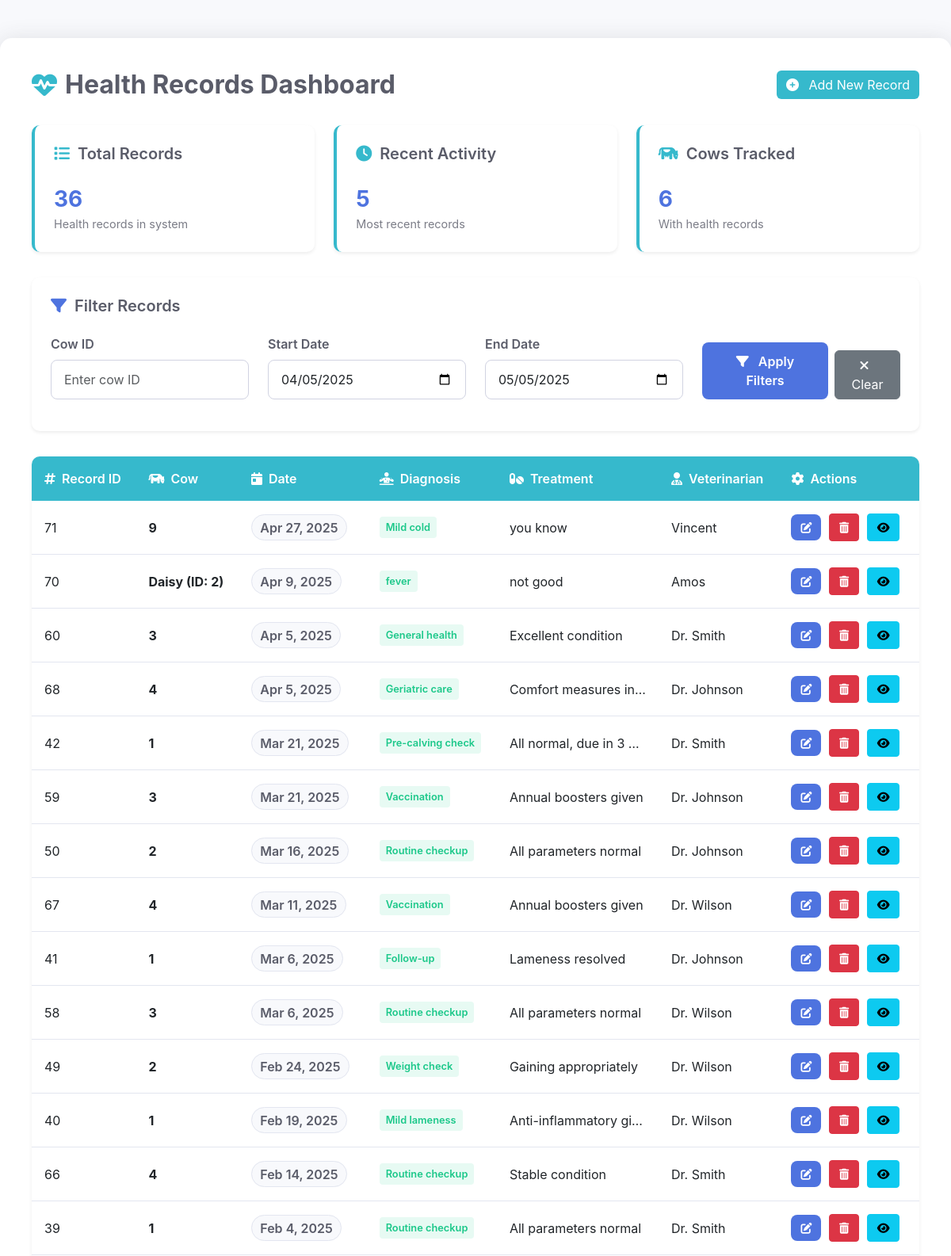
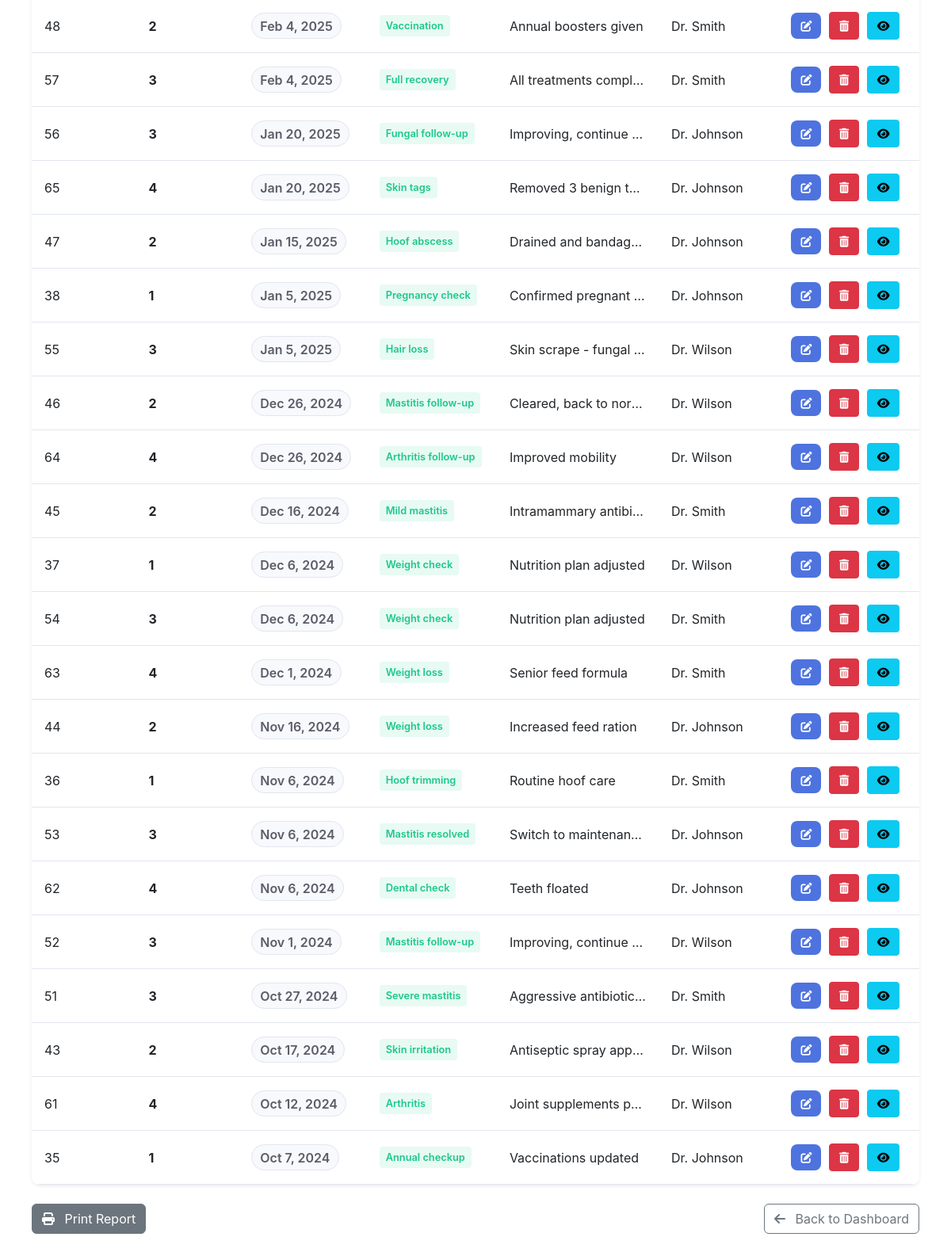
Page /views/health/list.php (signed in) on the committed database (2 pictures, top to bottom).
### tables this page shows
CREATE TABLE `health_records` (
  `id` int(11) NOT NULL,
  `cow_id` varchar(50) NOT NULL,
  `date` date NOT NULL,
  `diagnosis` text NOT NULL,
  `treatment` text DEFAULT NULL,
  `veterinarian` varchar(255) DEFAULT NULL
);

### models/HealthRecord.php (called while the page is built, shortened)
<?php
class HealthRecord {
    private $pdo;
    private $tableName = 'health_records';
    public function __construct($pdo) {
        $this->pdo = $pdo;
    }
    public function getHealthRecords(int $cowId = null, string $startDate = null, string $endDate = null): array {
        try {
            $sql = "SELECT id, cow_id, date, diagnosis, treatment, veterinarian FROM " . $this->tableName;
            $params = [];
            $sql .= " ORDER BY date DESC";
            $stmt = $this->pdo->prepare($sql);
            $stmt->execute($params);
            return $stmt->fetchAll(PDO::FETCH_ASSOC);
        } catch (PDOException $e) {
            error_log("Database error (getHealthRecords): " . $e->getMessage());
            return [];
        }
    }
}
?>

### Views/health/list.php (the view, shortened to what this page needs)
<?php
require_once '../../config/database.php';
require_once '../../models/HealthRecord.php';
$healthRecord = new HealthRecord($pdo);
$cowId = isset($_GET['cow_id']) ? (int)$_GET['cow_id'] : null;
$startDate = isset($_GET['start_date']) ? $_GET['start_date'] : null;
$endDate = isset($_GET['end_date']) ? $_GET['end_date'] : null;
$records = $healthRecord->getHealthRecords($cowId, $startDate, $endDate);
$cowNames = [];
try {
    $stmt = $pdo->query("SELECT id, cow_id, name FROM cows");
    while ($row = $stmt->fetch(PDO::FETCH_ASSOC)) {
        $cowNames[$row['id']] = $row['name'] . ' (ID: ' . $row['cow_id'] . ')';
    }
} catch (PDOException $e) {
    error_log("Error fetching cow names: " . $e->getMessage());
}
$recordCount = count($records);
?>
<!DOCTYPE html>
<html lang="en">
<head>
    <link href="https://cdn.jsdelivr.net/npm/bootstrap@5.3.0/dist/css/bootstrap.min.css" rel="stylesheet">
    <link rel="stylesheet" href="https://cdnjs.cloudflare.com/ajax/libs/font-awesome/6.4.0/css/all.min.css">
</head>
<body>
    <div class="container dashboard-container">
        <div class="page-header">
            <h2><i class="fas fa-heartbeat"></i> Health Records Dashboard</h2>
            <a href="add.php" class="btn btn-health">
                <i class="fas fa-plus-circle me-2"></i> Add New Record
            </a>
        </div>
        <div class="row stats-row">
            <div class="col-md-4">
                <div class="stats-card">
                    <h5><i class="fas fa-list"></i> Total Records</h5>
                    <div class="stat-value"><?php echo $recordCount; ?></div>
                    <div class="stat-label">Health records in system</div>
                </div>
            </div>
            <div class="col-md-4">
                <div class="stats-card">
                    <h5><i class="fas fa-clock"></i> Recent Activity</h5>
                    <div class="stat-value"><?php echo min(5, $recordCount); ?></div>
                    <div class="stat-label">Most recent records</div>
                </div>
            </div>
            <div class="col-md-4">
                <div class="stats-card">
                    <h5><i class="fas fa-cow"></i> Cows Tracked</h5>
                    <div class="stat-value">
                        <?php
                        if ($recordCount > 0) {
                            $uniqueCows = array_unique(array_column($records, 'cow_id'));
                            echo count($uniqueCows);
                        } else {
                            echo '0';
                        }
                        ?>
                    </div>
                    <div class="stat-label">With health records</div>
                </div>
            </div>
        </div>
        <div class="filter-card">
            <h5><i class="fas fa-filter"></i> Filter Records</h5>
            <form method="get" action="list.php">
                <div class="row">
                    <div class="col-md-3 mb-3">
                        <label for="cow_id" class="form-label">Cow ID</label>
                        <input type="number" name="cow_id" id="cow_id" class="form-control"
                               placeholder="Enter cow ID"
                               value="<?php echo htmlspecialchars($cowId ?? ''); ?>">
                    </div>
                    <div class="col-md-3 mb-3">
                        <label for="start_date" class="form-label">Start Date</label>
                        <input type="date" name="start_date" id="start_date" class="form-control"
                               value="<?php echo htmlspecialchars($startDate ?? ''); ?>">
                    </div>
                    <div class="col-md-3 mb-3">
                        <label for="end_date" class="form-label">End Date</label>
                        <input type="date" name="end_date" id="end_date" class="form-control"
                               value="<?php echo htmlspecialchars($endDate ?? ''); ?>">
                    </div>
                    <div class="col-md-3 d-flex align-items-end mb-3">
                        <button type="submit" class="btn btn-primary me-2">
                            <i class="fas fa-filter me-2"></i> Apply Filters
                        </button>
                        <a href="list.php" class="btn btn-secondary">
                            <i class="fas fa-times me-2"></i> Clear
                        </a>
                    </div>
                </div>
            </form>
        </div>
        <div class="table-responsive">
            <table class="table table-hover">
                <thead>
                    <tr>
                        <th><i class="fas fa-hashtag me-2"></i>Record ID</th>
                        <th><i class="fas fa-cow me-2"></i>Cow</th>
                        <th><i class="fas fa-calendar-day me-2"></i>Date</th>
                        <th><i class="fas fa-diagnoses me-2"></i>Diagnosis</th>
                        <th><i class="fas fa-pills me-2"></i>Treatment</th>
                        <th><i class="fas fa-user-md me-2"></i>Veterinarian</th>
                        <th><i class="fas fa-cog me-2"></i>Actions</th>
                    </tr>
                </thead>
                <tbody>
                    <?php if (empty($records)): ?>
                        <tr>
                            <td colspan="7">
                                <div class="empty-state">
                                    <i class="fas fa-heartbeat"></i>
                                    <h4>No Health Records Found</h4>
                                    <p>Try adjusting your filters or add new records.</p>
                                    <a href="add.php" class="btn btn-health mt-2">
                                        <i class="fas fa-plus-circle me-2"></i> Add New Record
                                    </a>
                                </div>
                            </td>
                        </tr>
                    <?php else: ?>
                        <?php foreach ($records as $record): ?>
                            <tr>
                                <td><?php echo htmlspecialchars($record['id']); ?></td>
                                <td>
                                    <strong><?php echo htmlspecialchars($cowNames[$record['cow_id']] ?? $record['cow_id']); ?></strong>
                                </td>
                                <td>
                                    <span class="badge-date">
                                        <?php echo date('M j, Y', strtotime($record['date'])); ?>
                                    </span>
                                </td>
                                <td>
                                    <span class="diagnosis-badge <?php echo strpos(strtolower($record['diagnosis']), 'urgent') !== false ? 'diagnosis-urgent' : 'diagnosis-routine'; ?>">
                                        <?php echo htmlspecialchars($record['diagnosis']); ?>
                                    </span>
                                </td>
                                <td class="treatment-preview" title="<?php echo htmlspecialchars($record['treatment']); ?>">
                                    <?php echo htmlspecialchars(substr($record['treatment'], 0, 50) . (strlen($record['treatment']) > 50 ? '...' : '')); ?>
                                </td>
                                <td><?php echo htmlspecialchars($record['veterinarian']); ?></td>
                                <td class="action-buttons">
                                    <a href="edit.php?id=<?php echo $record['id']; ?>" class="btn btn-sm btn-primary" title="Edit">
                                        <i class="fas fa-edit"></i>
                                    </a>
                                    <a href="delete.php?id=<?php echo $record['id']; ?>" class="btn btn-sm btn-danger" title="Delete" onclick="return confirm('Are you sure you want to delete this health record?')">
                                        <i class="fas fa-trash-alt"></i>
                                    </a>
                                    <a href="view.php?id=<?php echo $record['id']; ?>" class="btn btn-sm btn-info" title="View Details">
                                        <i class="fas fa-eye"></i>
                                    </a>
                                </td>
                            </tr>
                        <?php endforeach; ?>
                    <?php endif; ?>
                </tbody>
            </table>
        </div>
        <div class="d-flex justify-content-between mt-4">
            <button onclick="printReport()" class="btn btn-secondary">
                <i class="fas fa-print me-2"></i> Print Report
            </button>
            <a href="http://localhost/Dairy/index.php" class="btn btn-outline-secondary">
                <i class="fas fa-arrow-left me-2"></i> Back to Dashboard
            </a>
        </div>
    </div>
</body>
</html>

### Views/health/list.php (style rules this page uses)
:root { --primary-color: #4e73df; --secondary-color: #1cc88a; --danger-color: #e74a3b; --health-color: #36b9cc; --dark-color: #5a5c69; --light-color: #f8f9fc; }
body { background-color: var(--light-color); font-family: 'Nunito', -apple-system, BlinkMacSystemFont, 'Segoe UI', Roboto, sans-serif; background-image: linear-gradient(180deg, var(--light-color) 10%, #e8f7fa 100%); min-height: 100vh; }
.dashboard-container { background: white; padding: 2.5rem; border-radius: 15px; box-shadow: 0 0.15rem 1.75rem 0 rgba(58, 59, 69, 0.15); margin: 3rem auto; max-width: 1200px; }
.page-header { color: var(--dark-color); margin-bottom: 2rem; display: flex; justify-content: space-between; align-items: center; flex-wrap: wrap; }
.page-header h2 { font-weight: 700; margin: 0; display: flex; align-items: center; }
.page-header h2 i { color: var(--health-color); margin-right: 10px; }
.stats-card { background: white; border-radius: 10px; box-shadow: 0 0.125rem 0.25rem rgba(0, 0, 0, 0.075); padding: 1.5rem; margin-bottom: 2rem; border-left: 4px solid var(--health-color); }
.stats-card h5 { color: var(--dark-color); margin-bottom: 1.5rem; font-weight: 600; display: flex; align-items: center; }
.stats-card h5 i { margin-right: 10px; color: var(--health-color); }
.stat-value { font-size: 1.75rem; font-weight: 700; color: var(--primary-color); }
.stat-label { font-size: 0.9rem; color: var(--dark-color); opacity: 0.8; }
.filter-card { background: white; border-radius: 10px; box-shadow: 0 0.125rem 0.25rem rgba(0, 0, 0, 0.075); padding: 1.5rem; margin-bottom: 2rem; }
.filter-card h5 { color: var(--dark-color); margin-bottom: 1.5rem; font-weight: 600; display: flex; align-items: center; }
.filter-card h5 i { margin-right: 10px; color: var(--primary-color); }
.form-label { font-weight: 600; color: var(--dark-color); margin-bottom: 0.5rem; }
.form-control { border-radius: 8px; padding: 0.75rem 1rem; border: 1px solid #d1d3e2; }
.btn-primary { background-color: var(--primary-color); border: none; padding: 0.75rem 1.5rem; font-weight: 600; border-radius: 8px; }
.btn-health { background-color: var(--health-color); border: none; color: white; }
.table-responsive { border-radius: 10px; overflow: hidden; box-shadow: 0 0.125rem 0.25rem rgba(0, 0, 0, 0.075); }
.table { margin-bottom: 0; }
.table thead th { background-color: var(--health-color); color: white; font-weight: 600; border: none; padding: 1rem; }
.table tbody tr { transition: all 0.2s; }
.table tbody td { padding: 1rem; vertical-align: middle; border-color: #e3e6f0; }
.badge-date { background-color: #f8f9fc; color: var(--dark-color); font-weight: 600; padding: 0.35rem 0.65rem; border-radius: 50px; border: 1px solid #e3e6f0; }
.action-buttons .btn { padding: 0.375rem 0.75rem; margin-right: 5px; }
.diagnosis-badge { display: inline-block; padding: 0.25rem 0.5rem; border-radius: 4px; font-size: 0.8rem; font-weight: 600; }
.diagnosis-routine { background-color: rgba(28, 200, 138, 0.1); color: var(--secondary-color); }
.treatment-preview { max-width: 200px; white-space: nowrap; overflow: hidden; text-overflow: ellipsis; }

### rows in the picture
health_records: id "71", cow "9", date "Apr 27, 2025", diagnosis "Mild cold", treatment "you know", veterinarian "Vincent"
health_records: id "70", cow "Daisy (ID: 2)", date "Apr 9, 2025", diagnosis "fever", treatment "not good", veterinarian "Amos"
health_records: id "60", cow "3", date "Apr 5, 2025", diagnosis "General health", treatment "Excellent condition", veterinarian "Dr. Smith"
health_records: id "68", cow "4", date "Apr 5, 2025", diagnosis "Geriatric care", treatment "Comfort measures in…", veterinarian "Dr. Johnson"
health_records: id "42", cow "1", date "Mar 21, 2025", diagnosis "Pre-calving check", treatment "All normal, due in 3…", veterinarian "Dr. Smith"
health_records: id "59", cow "3", date "Mar 21, 2025", diagnosis "Vaccination", treatment "Annual boosters given", veterinarian "Dr. Johnson"
health_records: id "50", cow "2", date "Mar 16, 2025", diagnosis "Routine checkup", treatment "All parameters normal", veterinarian "Dr. Johnson"
health_records: id "67", cow "4", date "Mar 11, 2025", diagnosis "Vaccination", treatment "Annual boosters given", veterinarian "Dr. Wilson"
health_records: id "41", cow "1", date "Mar 6, 2025", diagnosis "Follow-up", treatment "Lameness resolved", veterinarian "Dr. Johnson"
health_records: id "58", cow "3", date "Mar 6, 2025", diagnosis "Routine checkup", treatment "All parameters normal", veterinarian "Dr. Wilson"
health_records: id "49", cow "2", date "Feb 24, 2025", diagnosis "Weight check", treatment "Gaining appropriately", veterinarian "Dr. Wilson"
health_records: id "40", cow "1", date "Feb 19, 2025", diagnosis "Mild lameness", treatment "Anti-inflammatory gi…", veterinarian "Dr. Wilson"
health_records: id "66", cow "4", date "Feb 14, 2025", diagnosis "Routine checkup", treatment "Stable condition", veterinarian "Dr. Smith"
health_records: id "39", cow "1", date "Feb 4, 2025", diagnosis "Routine checkup", treatment "All parameters normal", veterinarian "Dr. Smith"
health_records: id "48", cow "2", date "Feb 4, 2025", diagnosis "Vaccination", treatment "Annual boosters given", veterinarian "Dr. Smith"
health_records: id "57", cow "3", date "Feb 4, 2025", diagnosis "Full recovery", treatment "All treatments compl…", veterinarian "Dr. Smith"
health_records: id "56", cow "3", date "Jan 20, 2025", diagnosis "Fungal follow-up", treatment "Improving, continue…", veterinarian "Dr. Johnson"
health_records: id "65", cow "4", date "Jan 20, 2025", diagnosis "Skin tags", treatment "Removed 3 benign t…", veterinarian "Dr. Johnson"
health_records: id "47", cow "2", date "Jan 15, 2025", diagnosis "Hoof abscess", treatment "Drained and bandaged", veterinarian "Dr. Johnson"
health_records: id "38", cow "1", date "Jan 5, 2025", diagnosis "Pregnancy check", treatment "Confirmed pregnant…", veterinarian "Dr. Johnson"
health_records: id "55", cow "3", date "Jan 5, 2025", diagnosis "Hair loss", treatment "Skin scrape - fungal…", veterinarian "Dr. Wilson"
health_records: id "46", cow "2", date "Dec 26, 2024", diagnosis "Mastitis follow-up", treatment "Cleared, back to nor…", veterinarian "Dr. Wilson"
health_records: id "64", cow "4", date "Dec 26, 2024", diagnosis "Arthritis follow-up", treatment "Improved mobility", veterinarian "Dr. Wilson"
health_records: id "45", cow "2", date "Dec 16, 2024", diagnosis "Mild mastitis", treatment "Intramammary antibi…", veterinarian "Dr. Smith"
health_records: id "37", cow "1", date "Dec 6, 2024", diagnosis "Weight check", treatment "Nutrition plan adjusted", veterinarian "Dr. Wilson"
health_records: id "54", cow "3", date "Dec 6, 2024", diagnosis "Weight check", treatment "Nutrition plan adjusted", veterinarian "Dr. Smith"
health_records: id "63", cow "4", date "Dec 1, 2024", diagnosis "Weight loss", treatment "Senior feed formula", veterinarian "Dr. Smith"
health_records: id "44", cow "2", date "Nov 16, 2024", diagnosis "Weight loss", treatment "Increased feed ration", veterinarian "Dr. Johnson"
health_records: id "36", cow "1", date "Nov 6, 2024", diagnosis "Hoof trimming", treatment "Routine hoof care", veterinarian "Dr. Smith"
health_records: id "53", cow "3", date "Nov 6, 2024", diagnosis "Mastitis resolved", treatment "Switch to maintenan…", veterinarian "Dr. Johnson"
health_records: id "62", cow "4", date "Nov 6, 2024", diagnosis "Dental check", treatment "Teeth floated", veterinarian "Dr. Johnson"
health_records: id "52", cow "3", date "Nov 1, 2024", diagnosis "Mastitis follow-up", treatment "Improving, continue…", veterinarian "Dr. Wilson"
health_records: id "51", cow "3", date "Oct 27, 2024", diagnosis "Severe mastitis", treatment "Aggressive antibiotic…", veterinarian "Dr. Smith"
health_records: id "43", cow "2", date "Oct 17, 2024", diagnosis "Skin irritation", treatment "Antiseptic spray app…", veterinarian "Dr. Wilson"
health_records: id "61", cow "4", date "Oct 12, 2024", diagnosis "Arthritis", treatment "Joint supplements p…", veterinarian "Dr. Wilson"
health_records: id "35", cow "1", date "Oct 7, 2024", diagnosis "Annual checkup", treatment "Vaccinations updated", veterinarian "Dr. Johnson"

### other values in the picture
$recordCount "36"
min(5, $recordCount) "5"
count($uniqueCows) "6"
